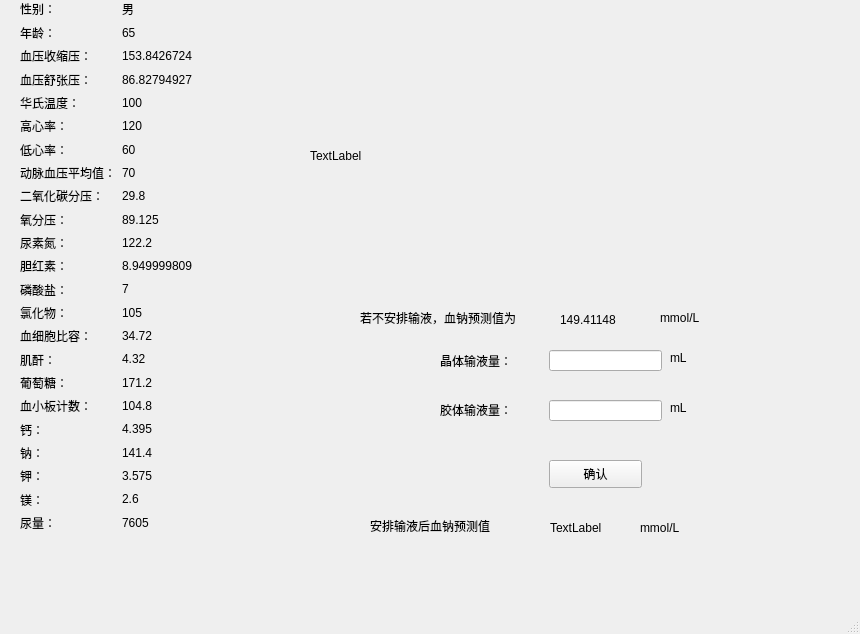
<?xml version="1.0" encoding="UTF-8"?>
<ui version="4.0">
 <class>MainWindow</class>
 <widget class="QMainWindow" name="MainWindow">
  <property name="geometry">
   <rect>
    <x>0</x>
    <y>0</y>
    <width>860</width>
    <height>634</height>
   </rect>
  </property>
  <property name="windowTitle">
   <string>MainWindow</string>
  </property>
  <widget class="QWidget" name="centralwidget">
   <widget class="QPushButton" name="pushButton">
    <property name="geometry">
     <rect>
      <x>549</x>
      <y>460</y>
      <width>93</width>
      <height>28</height>
     </rect>
    </property>
    <property name="text">
     <string>确认</string>
    </property>
   </widget>
   <widget class="QLineEdit" name="lineEdit">
    <property name="geometry">
     <rect>
      <x>549</x>
      <y>400</y>
      <width>113</width>
      <height>21</height>
     </rect>
    </property>
   </widget>
   <widget class="QLineEdit" name="lineEdit_2">
    <property name="geometry">
     <rect>
      <x>549</x>
      <y>350</y>
      <width>113</width>
      <height>21</height>
     </rect>
    </property>
   </widget>
   <widget class="QLabel" name="label_3">
    <property name="geometry">
     <rect>
      <x>440</x>
      <y>350</y>
      <width>91</width>
      <height>21</height>
     </rect>
    </property>
    <property name="text">
     <string>晶体输液量：</string>
    </property>
   </widget>
   <widget class="QLabel" name="label_4">
    <property name="geometry">
     <rect>
      <x>440</x>
      <y>400</y>
      <width>91</width>
      <height>20</height>
     </rect>
    </property>
    <property name="text">
     <string>胶体输液量：</string>
    </property>
   </widget>
   <widget class="QWidget" name="formLayoutWidget">
    <property name="geometry">
     <rect>
      <x>20</x>
      <y>0</y>
      <width>251</width>
      <height>531</height>
     </rect>
    </property>
    <layout class="QFormLayout" name="formLayout_2">
     <item row="0" column="0">
      <layout class="QVBoxLayout" name="verticalLayout_5">
       <item>
        <widget class="QLabel" name="label_128">
         <property name="text">
          <string>性别： </string>
         </property>
        </widget>
       </item>
       <item>
        <widget class="QLabel" name="label_129">
         <property name="text">
          <string>年龄：</string>
         </property>
        </widget>
       </item>
       <item>
        <widget class="QLabel" name="label_130">
         <property name="text">
          <string>血压收缩压：</string>
         </property>
        </widget>
       </item>
       <item>
        <widget class="QLabel" name="label_131">
         <property name="text">
          <string>血压舒张压：</string>
         </property>
        </widget>
       </item>
       <item>
        <widget class="QLabel" name="label_132">
         <property name="text">
          <string>华氏温度：</string>
         </property>
        </widget>
       </item>
       <item>
        <widget class="QLabel" name="label_133">
         <property name="text">
          <string>高心率：</string>
         </property>
        </widget>
       </item>
       <item>
        <widget class="QLabel" name="label_134">
         <property name="text">
          <string>低心率：</string>
         </property>
        </widget>
       </item>
       <item>
        <widget class="QLabel" name="label_135">
         <property name="text">
          <string>动脉血压平均值：</string>
         </property>
        </widget>
       </item>
       <item>
        <widget class="QLabel" name="label_136">
         <property name="text">
          <string>二氧化碳分压：</string>
         </property>
        </widget>
       </item>
       <item>
        <widget class="QLabel" name="label_137">
         <property name="text">
          <string>氧分压：</string>
         </property>
        </widget>
       </item>
       <item>
        <widget class="QLabel" name="label_138">
         <property name="text">
          <string>尿素氮：</string>
         </property>
        </widget>
       </item>
       <item>
        <widget class="QLabel" name="label_139">
         <property name="text">
          <string>胆红素：</string>
         </property>
        </widget>
       </item>
       <item>
        <widget class="QLabel" name="label_140">
         <property name="text">
          <string>磷酸盐：</string>
         </property>
        </widget>
       </item>
       <item>
        <widget class="QLabel" name="label_141">
         <property name="text">
          <string>氯化物：</string>
         </property>
        </widget>
       </item>
       <item>
        <widget class="QLabel" name="label_142">
         <property name="text">
          <string>血细胞比容：</string>
         </property>
        </widget>
       </item>
       <item>
        <widget class="QLabel" name="label_143">
         <property name="text">
          <string>肌酐：</string>
         </property>
        </widget>
       </item>
       <item>
        <widget class="QLabel" name="label_144">
         <property name="text">
          <string>葡萄糖：</string>
         </property>
        </widget>
       </item>
       <item>
        <widget class="QLabel" name="label_145">
         <property name="text">
          <string>血小板计数：</string>
         </property>
        </widget>
       </item>
       <item>
        <widget class="QLabel" name="label_146">
         <property name="text">
          <string>钙：</string>
         </property>
        </widget>
       </item>
       <item>
        <widget class="QLabel" name="label_147">
         <property name="text">
          <string>钠：</string>
         </property>
        </widget>
       </item>
       <item>
        <widget class="QLabel" name="label_148">
         <property name="text">
          <string>钾：</string>
         </property>
        </widget>
       </item>
       <item>
        <widget class="QLabel" name="label_149">
         <property name="text">
          <string>镁：</string>
         </property>
        </widget>
       </item>
       <item>
        <widget class="QLabel" name="label_150">
         <property name="text">
          <string>尿量：</string>
         </property>
        </widget>
       </item>
      </layout>
     </item>
     <item row="0" column="1">
      <layout class="QVBoxLayout" name="verticalLayout_6">
       <item>
        <widget class="QLabel" name="label_151">
         <property name="text">
          <string>男</string>
         </property>
        </widget>
       </item>
       <item>
        <widget class="QLabel" name="label_152">
         <property name="text">
          <string>65</string>
         </property>
        </widget>
       </item>
       <item>
        <widget class="QLabel" name="label_153">
         <property name="text">
          <string>153.8426724</string>
         </property>
        </widget>
       </item>
       <item>
        <widget class="QLabel" name="label_154">
         <property name="text">
          <string>86.82794927</string>
         </property>
        </widget>
       </item>
       <item>
        <widget class="QLabel" name="label_155">
         <property name="text">
          <string>100</string>
         </property>
        </widget>
       </item>
       <item>
        <widget class="QLabel" name="label_156">
         <property name="text">
          <string>120</string>
         </property>
        </widget>
       </item>
       <item>
        <widget class="QLabel" name="label_157">
         <property name="text">
          <string>60</string>
         </property>
        </widget>
       </item>
       <item>
        <widget class="QLabel" name="label_158">
         <property name="text">
          <string>70</string>
         </property>
        </widget>
       </item>
       <item>
        <widget class="QLabel" name="label_159">
         <property name="text">
          <string>29.8</string>
         </property>
        </widget>
       </item>
       <item>
        <widget class="QLabel" name="label_160">
         <property name="text">
          <string>89.125</string>
         </property>
        </widget>
       </item>
       <item>
        <widget class="QLabel" name="label_161">
         <property name="text">
          <string>122.2</string>
         </property>
        </widget>
       </item>
       <item>
        <widget class="QLabel" name="label_162">
         <property name="text">
          <string>8.949999809</string>
         </property>
        </widget>
       </item>
       <item>
        <widget class="QLabel" name="label_163">
         <property name="text">
          <string>7</string>
         </property>
        </widget>
       </item>
       <item>
        <widget class="QLabel" name="label_164">
         <property name="text">
          <string>105</string>
         </property>
        </widget>
       </item>
       <item>
        <widget class="QLabel" name="label_165">
         <property name="text">
          <string>34.72</string>
         </property>
        </widget>
       </item>
       <item>
        <widget class="QLabel" name="label_166">
         <property name="text">
          <string>4.32</string>
         </property>
        </widget>
       </item>
       <item>
        <widget class="QLabel" name="label_167">
         <property name="text">
          <string>171.2</string>
         </property>
        </widget>
       </item>
       <item>
        <widget class="QLabel" name="label_168">
         <property name="text">
          <string>104.8</string>
         </property>
        </widget>
       </item>
       <item>
        <widget class="QLabel" name="label_169">
         <property name="text">
          <string>4.395</string>
         </property>
        </widget>
       </item>
       <item>
        <widget class="QLabel" name="label_170">
         <property name="text">
          <string>141.4</string>
         </property>
        </widget>
       </item>
       <item>
        <widget class="QLabel" name="label_171">
         <property name="text">
          <string>3.575</string>
         </property>
        </widget>
       </item>
       <item>
        <widget class="QLabel" name="label_172">
         <property name="text">
          <string>2.6</string>
         </property>
        </widget>
       </item>
       <item>
        <widget class="QLabel" name="label_173">
         <property name="text">
          <string>7605</string>
         </property>
        </widget>
       </item>
      </layout>
     </item>
    </layout>
   </widget>
   <widget class="QLabel" name="label">
    <property name="geometry">
     <rect>
      <x>370</x>
      <y>510</y>
      <width>171</width>
      <height>31</height>
     </rect>
    </property>
    <property name="text">
     <string>安排输液后血钠预测值</string>
    </property>
   </widget>
   <widget class="QLabel" name="label_2">
    <property name="geometry">
     <rect>
      <x>310</x>
      <y>20</y>
      <width>521</width>
      <height>271</height>
     </rect>
    </property>
    <property name="text">
     <string>TextLabel</string>
    </property>
   </widget>
   <widget class="QLabel" name="label_5">
    <property name="geometry">
     <rect>
      <x>550</x>
      <y>520</y>
      <width>72</width>
      <height>15</height>
     </rect>
    </property>
    <property name="text">
     <string>TextLabel</string>
    </property>
   </widget>
   <widget class="QLabel" name="label_6">
    <property name="geometry">
     <rect>
      <x>640</x>
      <y>520</y>
      <width>72</width>
      <height>15</height>
     </rect>
    </property>
    <property name="text">
     <string>mmol/L</string>
    </property>
   </widget>
   <widget class="QLabel" name="label_7">
    <property name="geometry">
     <rect>
      <x>670</x>
      <y>350</y>
      <width>72</width>
      <height>15</height>
     </rect>
    </property>
    <property name="text">
     <string>mL</string>
    </property>
   </widget>
   <widget class="QLabel" name="label_8">
    <property name="geometry">
     <rect>
      <x>670</x>
      <y>400</y>
      <width>72</width>
      <height>15</height>
     </rect>
    </property>
    <property name="text">
     <string>mL</string>
    </property>
   </widget>
   <widget class="QLabel" name="label_9">
    <property name="geometry">
     <rect>
      <x>360</x>
      <y>310</y>
      <width>211</width>
      <height>16</height>
     </rect>
    </property>
    <property name="text">
     <string>若不安排输液，血钠预测值为</string>
    </property>
   </widget>
   <widget class="QLabel" name="label_10">
    <property name="geometry">
     <rect>
      <x>660</x>
      <y>310</y>
      <width>72</width>
      <height>15</height>
     </rect>
    </property>
    <property name="text">
     <string>mmol/L</string>
    </property>
   </widget>
   <widget class="QLabel" name="label_11">
    <property name="geometry">
     <rect>
      <x>560</x>
      <y>310</y>
      <width>81</width>
      <height>20</height>
     </rect>
    </property>
    <property name="text">
     <string>149.41148</string>
    </property>
   </widget>
  </widget>
  <widget class="QMenuBar" name="menubar">
   <property name="geometry">
    <rect>
     <x>0</x>
     <y>0</y>
     <width>860</width>
     <height>26</height>
    </rect>
   </property>
  </widget>
  <widget class="QStatusBar" name="statusbar"/>
 </widget>
 <resources/>
 <connections/>
</ui>
